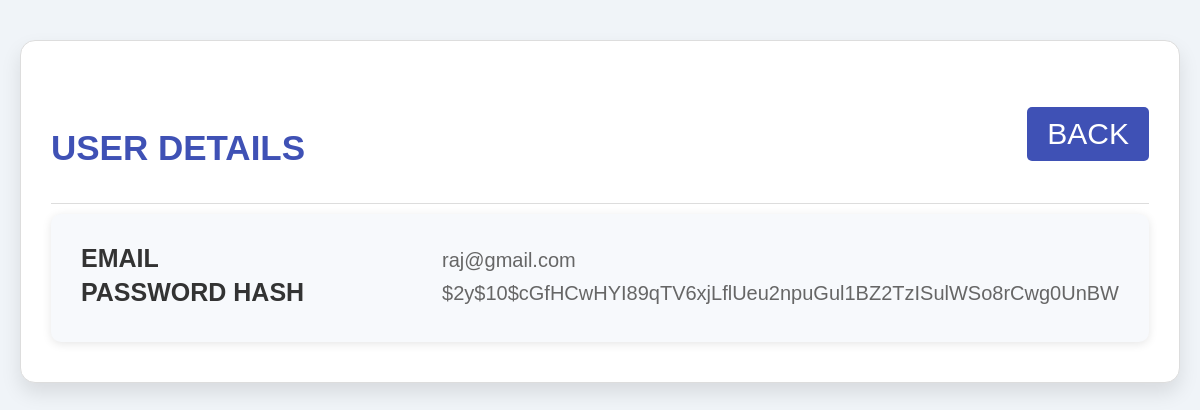
Page /user-view.php?id=54 on the committed database.
### tables this page shows
CREATE TABLE `user` (
  `user_id` int(11) NOT NULL,
  `U_email` varchar(225) NOT NULL,
  `password_hash` varchar(225) NOT NULL
);

### user-view.php (the view, shortened to what this page needs)
<?php
include('dbcon.php');
if(isset($_GET['id'])) {
    $user_id = mysqli_real_escape_string($con, $_GET['id']);
    $query = "SELECT * FROM user WHERE user_id='$user_id'";
    $query_run = mysqli_query($con, $query);
    $user = mysqli_fetch_array($query_run);
} else {
    echo "No user ID provided.";
    exit;
}
?>
<!doctype html>
<html lang="en">
<head>
    <link href="CSS/Viewbord.css" rel="stylesheet">
</head>
<body>
<div class="container mt-5">
    <div class="card">
        <div class="card-header">
            <h4>User Details</h4>
            <a href="userSignInDashbord.php" class="btn btn-danger float-end">BACK</a>
        </div>
        <div class="card-body">
            <div>
                <h5>Email</h5>
                <h5>Password Hash</h5>
            </div>
            <div>
                <p><?= $user['U_email']; ?></p>
                <p><?= $user['password_hash']; ?></p>
            </div>
        </div>
    </div>
</div>
</body>
</html>

### CSS/Viewbord.css (style rules this page uses)
body { background-color: #f0f4f8; margin: 0; display: flex; justify-content: flex-start; align-items: flex-start; height: 100vh; padding: 20px; }
.container { font-family: 'Gill Sans', 'Gill Sans MT', Calibri, 'Trebuchet MS', sans-serif; border: 1px solid #ddd; padding: 30px; border-radius: 15px; background-color: #ffffff; box-shadow: 0 10px 20px rgba(0, 0, 0, 0.1); width: 100%; margin: 20px auto; }
.card { margin: 10px 0; border: none; border-radius: 10px; }
.container h4 { font-size: 35px; color: #3f51b5; text-transform: uppercase; text-align: center; margin-bottom: 20px; }
.container a { font-size: 30px; background-color: #3f51b5; color: white; text-decoration: none; border: none; border-radius: 5px; padding: 10px 20px; display: inline-block; transition: background-color 0.3s, transform 0.2s; }
.card-header { display: flex; justify-content: space-between; align-items: center; border-bottom: 1px solid #ddd; padding-bottom: 15px; }
.card-body { display: flex; justify-content: space-between; font-family: Arial, Helvetica, sans-serif; background-color: #f7f9fc; border-radius: 10px; padding: 20px; box-shadow: 0 2px 10px rgba(0, 0, 0, 0.1); margin-top: 10px; }
.card-body > div { flex: 1; padding: 10px; }
.card-body h5 { margin: 0 0 5px 0; color: #333; font-weight: bold; font-size: 25px; text-transform: uppercase; }
.card-body p { margin: 0; color: #666; font-size: 20px; padding: 5px 0; }
.card-body { transition: background-color 0.3s ease; }

### rows in the picture
user: U_email "raj@gmail.com", password_hash "$2y$10$cGfHCwHYI89qTV6xjLflUeu2npuGul1BZ2TzISulWSo8rCwg0UnBW"
